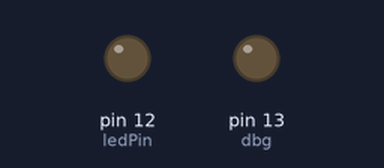
Bench run of a sketch on a simulated Arduino Uno, built with avr-gcc and run on an emulated ATmega328P. Shown: output pins drawn as LEDs (lit = HIGH). The modem accepts every AT command (registered, SIM ready, sends succeed) and sends nothing else.

Above: at 5.3 s.
Timing chart, 0 to 6.8 s (numbered marks = the images above):
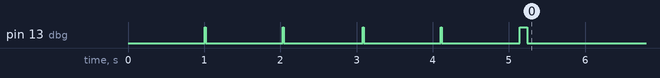

The sketch:

WIFILights.ino
```cpp
/*
  Software serial multple serial test

 Receives from the hardware serial, sends to software serial.
 Receives from software serial, sends to hardware serial.

 The circuit:
 * RX is digital pin 10 (connect to TX of other device)
 * TX is digital pin 11 (connect to RX of other device)

 Note:
 Not all pins on the Mega and Mega 2560 support change interrupts,
 so only the following can be used for RX:
 10, 11, 12, 13, 50, 51, 52, 53, 62, 63, 64, 65, 66, 67, 68, 69

 Not all pins on the Leonardo support change interrupts,
 so only the following can be used for RX:
 8, 9, 10, 11, 14 (MISO), 15 (SCK), 16 (MOSI).

 */
#include <SoftwareSerial.h>

SoftwareSerial esp(10, 11); // RX, TX

int ledPin = 12;
int dbg = 13;
boolean ledState;

void setup()
{
  Serial.begin(9600);
  pinMode(ledPin, OUTPUT);
  pinMode(dbg, OUTPUT);

  // set the data rate for the SoftwareSerial port
  esp.begin(9600);
  while (!esp.find("OK")){
  esp.println("AT+RST");
  }
  digitalWrite(dbg,HIGH);
  delay(10);
  digitalWrite(dbg,LOW);

  while (!esp.find("OK")){
  esp.println("AT+CWMODE=1");
  }
  digitalWrite(dbg,HIGH);
  delay(10);
  digitalWrite(dbg,LOW);

  while (!esp.find("OK")){
  esp.println("AT+CWJAP=\"AlexAlferyFTW\",\"NgSenor410\"");
  }
  digitalWrite(dbg,HIGH);
  delay(10);
  digitalWrite(dbg,LOW);

  while (!esp.find("OK")){
  esp.println("AT+CIPMUX=1");
  }
  digitalWrite(dbg,HIGH);
  delay(10);
  digitalWrite(dbg,LOW);

  while (!esp.find("OK")){
  esp.println("AT+CIPSERVER=1,4444");
  }
  digitalWrite(dbg,HIGH);
  delay(100);
  digitalWrite(dbg,LOW);

}

void loop() // run over and over
{
  while (esp.available()) {
    char command[256];
    memset(command, 0, sizeof(command));  //reset command
    if (esp.find("+IPD,")) {
      char id;
      id = (char)esp.read();
      esp.find(":");  //skip length
      esp.readBytesUntil('=', command, 256);

      if (strcmp(command, "led") == 0)
      {
        char ledcmd[4];
        memset(ledcmd, 0, sizeof(ledcmd));
        esp.readBytes(ledcmd, 3);
        if (strcmp(ledcmd, "?") == 0)
        {
          esp.println(ledState);
        }
        else if (strcmp(ledcmd, "13H") == 0)
        {
          ledState = 1;
          digitalWrite(ledPin, ledState);
        }
        else if (strcmp(ledcmd, "13L") == 0)
        {
          ledState = 0;
          digitalWrite(ledPin, ledState);
        }
        esp.print("AT+CIPSEND=");
        esp.print(id);
        Serial.print(id);
        esp.print(',');
        esp.println('1');
        if (esp.find(">")) {
          esp.print(ledState);
          Serial.println("sent ledState");
          esp.print("AT+CIPCLOSE=");
          esp.println(id);
        } else {
          Serial.println("failed");
          esp.print("AT+CIPCLOSE=");
          esp.println(id);

        }

      } else {

      }

    }
  }
}
```
